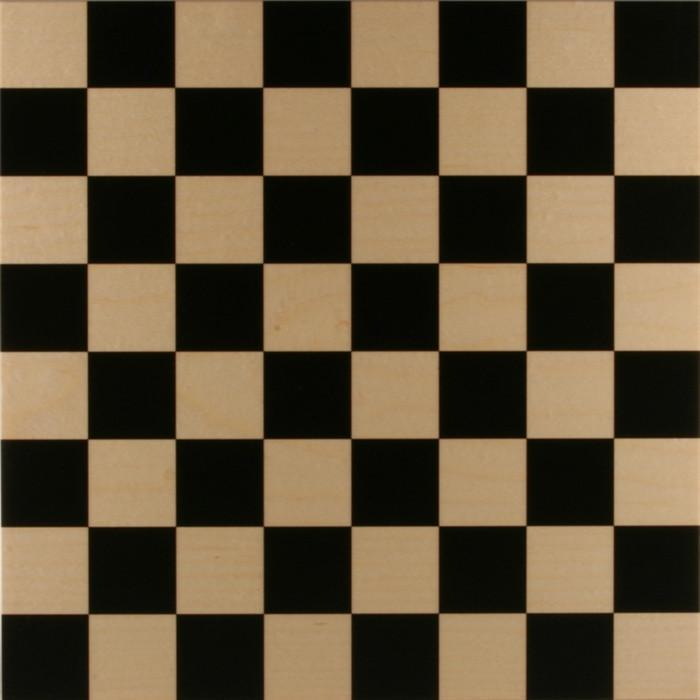
#> input picture SingleCORE/Corner Detection Algorithm/chess.jpg, 700 x 700 px
$ python 'Corner Detection Single.py'
#> lines starting #> are read from the running program, lines starting #| are printed output that depends on the picture; after the words box and inside, x2 and y2 are one past the last pixel; in counts of white or black regions, pixels touching at a corner belong together
import numpy as np
import cv2

img = cv2.imread('chess.jpg')
#> img is the input picture: shape (700, 700, 3); mean B, G, R 58.9, 81.6, 96.7
gray = cv2.cvtColor(img,cv2.COLOR_BGR2GRAY)
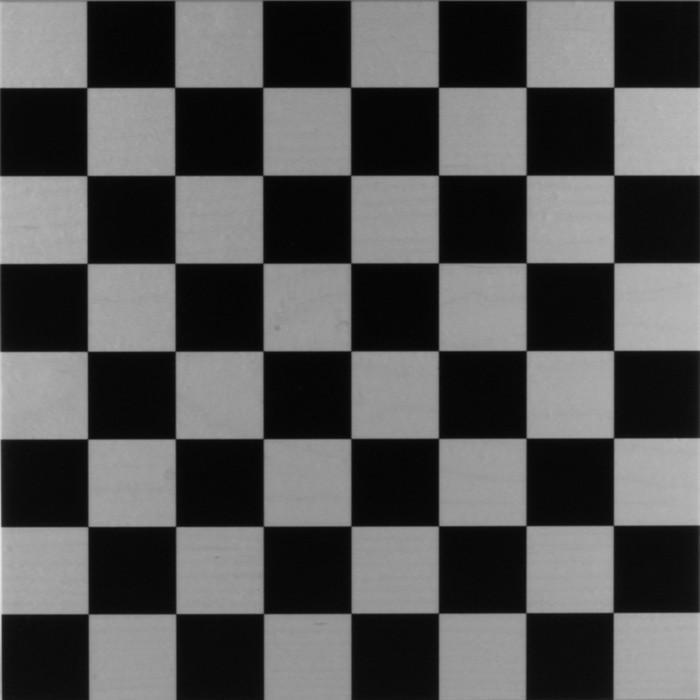
#> gray: shape (700, 700); min 1, max 230, mean 83.5
gray = np.float32(gray)

corners = cv2.goodFeaturesToTrack(gray, 100, 0.01, 10)
#> corners = 77 rows, first 8: [2, 526], [2, 615], [615, 349], [613, 174], [525, 437], [525, 86], [615, 86], [174, 350]
corners = np.int0(corners)

for corner in corners:
    x, y = corner.ravel()
    cv2.circle(img, (x, y), 3, 255, -1)
#> this loop made 77 passes
#> (x, y) on passes 1 to 12: (2, 526), (2, 615), (615, 349), (613, 174), (525, 437), (525, 86), (615, 86), (174, 350), (86, 262), (264, 262), (86, 350), (525, 612)
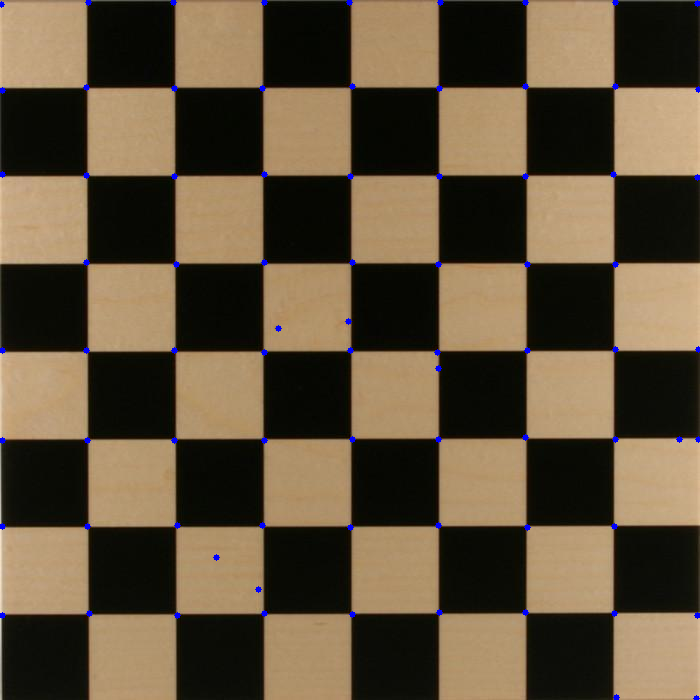
#> img: shape (700, 700, 3); 0.45% of pixels changed, all inside (x1, y1, x2, y2) = (0, 0, 700, 700)

cv2.imshow('Corner', img)

if cv2.waitKey(0) & 0xff == 27:
#> (key Esc is pressed here)
    cv2.destroyAllWindows()
